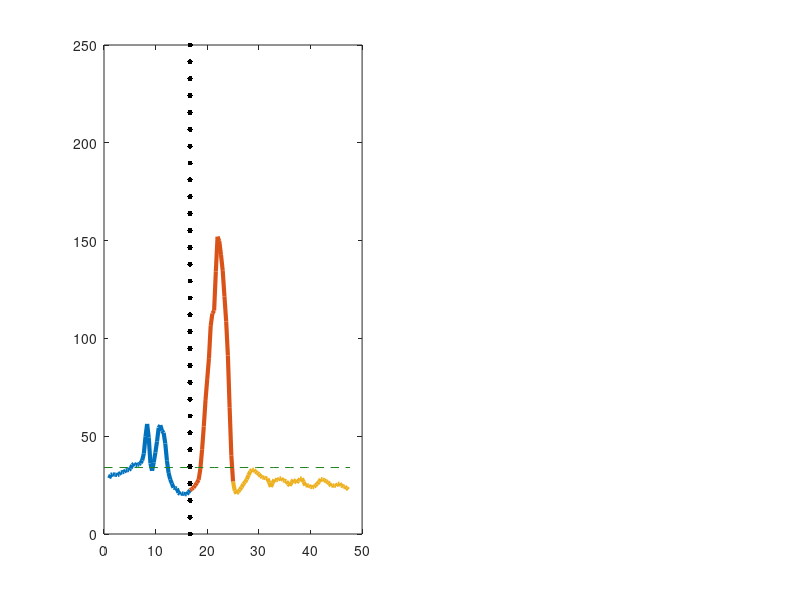

The MATLAB source for this figure: (Note: this script raises an error after producing the figure.)
clear all; close all; clc

%C1 = load('MdmxsiRNA_UV16.mat');
C1 = load('UV16_control.mat');
AlAf_1  = zeros(101,143);
cg1 = 0;
Peaks1 = zeros(30,2);
Before = zeros(50,101);
During = zeros(143,101);
After = zeros(143,101);

for i = 31:4:39
    i
    %  F1 = C1.UV16MX_data(1,i).YFP;
    F1 = C1.UV16cnt_data(1,i).YFP;
    M = 50;
    if (F1(end) > 0)
        cg1 = cg1 + 1
        g = find(F1(50:end) == max(F1(50:end)))+49;
        Peaks1(cg1,2) = F1(g); Peaks1(cg1,1) = g;
        Before(:,cg1) = F1(1:50)';
        L = find(F1 < mean(F1)); LL = L(min(find(L > g)));
        During(1:LL-M+1,cg1) = F1(M:LL);
        After(1:143-LL+1,cg1) = F1(LL:end);
        AlAf_1(cg1,1:length(F1)) = F1;
                
        subplot(1,2,cg1)
        l1 = linspace(1,50/3,50);
        plot(l1,Before(:,cg1),'LineWidth',3); hold on
        l2 = linspace(M/3,LL/3,LL-M+1);
        plot(l2,During(1:LL-M+1,cg1),'LineWidth',3);
        l3 = linspace(LL/3,142/3,143-LL);
        plot(l3,After(1:143-LL,cg1),'LineWidth',3);
        plot(ones(30,1)*50/3,linspace(0,250,30),'.k','MarkerSize',12)
        plot(linspace(0,143/3,30),ones(30,1)*mean(Before(:,cg1)),'--','color',[0.1 0.5 0.1])
        goodplot
                
    end    
    
end
